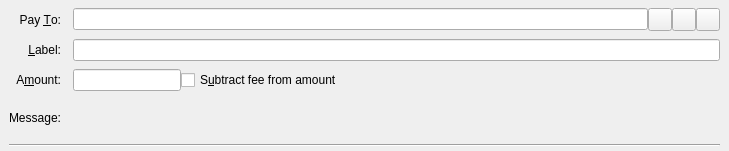
<?xml version="1.0" encoding="UTF-8"?>
<ui version="4.0">
 <class>SendCoinsEntry</class>
 <widget class="QStackedWidget" name="SendCoinsEntry">
  <property name="geometry">
   <rect>
    <x>0</x>
    <y>0</y>
    <width>729</width>
    <height>151</height>
   </rect>
  </property>
  <property name="focusPolicy">
   <enum>Qt::TabFocus</enum>
  </property>
  <property name="autoFillBackground">
   <bool>false</bool>
  </property>
  <widget class="QFrame" name="SendCoins">
   <property name="toolTip">
    <string>This is a normal payment.</string>
   </property>
   <property name="frameShape">
    <enum>QFrame::NoFrame</enum>
   </property>
   <layout class="QGridLayout" name="gridLayout">
    <property name="topMargin">
     <number>8</number>
    </property>
    <property name="bottomMargin">
     <number>4</number>
    </property>
    <property name="horizontalSpacing">
     <number>12</number>
    </property>
    <property name="verticalSpacing">
     <number>8</number>
    </property>
    <item row="0" column="0">
     <widget class="QLabel" name="payToLabel">
      <property name="text">
       <string>Pay &amp;To:</string>
      </property>
      <property name="alignment">
       <set>Qt::AlignRight|Qt::AlignTrailing|Qt::AlignVCenter</set>
      </property>
      <property name="buddy">
       <cstring>payTo</cstring>
      </property>
     </widget>
    </item>
    <item row="0" column="1">
     <layout class="QHBoxLayout" name="payToLayout">
      <property name="spacing">
       <number>0</number>
      </property>
      <item>
       <widget class="QValidatedLineEdit" name="payTo">
        <property name="toolTip">
         <string>The address to send the payment to (e.g. SiBjNTJZQqn6V1RtyVu2friaJMij1dHpm4)</string>
        </property>
       </widget>
      </item>
      <item>
       <widget class="QToolButton" name="addressBookButton">
        <property name="toolTip">
         <string>Choose previously used address</string>
        </property>
        <property name="text">
         <string/>
        </property>
        <property name="icon">
         <iconset resource="../yrmixcoin.qrc">
          <normaloff>:/icons/address-book</normaloff>:/icons/address-book</iconset>
        </property>
        <property name="shortcut">
         <string>Alt+A</string>
        </property>
       </widget>
      </item>
      <item>
       <widget class="QToolButton" name="pasteButton">
        <property name="toolTip">
         <string>Paste address from clipboard</string>
        </property>
        <property name="text">
         <string/>
        </property>
        <property name="icon">
         <iconset resource="../yrmixcoin.qrc">
          <normaloff>:/icons/editpaste</normaloff>:/icons/editpaste</iconset>
        </property>
        <property name="shortcut">
         <string>Alt+P</string>
        </property>
       </widget>
      </item>
      <item>
       <widget class="QToolButton" name="deleteButton">
        <property name="toolTip">
         <string>Remove this entry</string>
        </property>
        <property name="text">
         <string/>
        </property>
        <property name="icon">
         <iconset resource="../yrmixcoin.qrc">
          <normaloff>:/icons/remove</normaloff>:/icons/remove</iconset>
        </property>
       </widget>
      </item>
     </layout>
    </item>
    <item row="1" column="0">
     <widget class="QLabel" name="labellLabel">
      <property name="text">
       <string>&amp;Label:</string>
      </property>
      <property name="alignment">
       <set>Qt::AlignRight|Qt::AlignTrailing|Qt::AlignVCenter</set>
      </property>
      <property name="buddy">
       <cstring>addAsLabel</cstring>
      </property>
     </widget>
    </item>
    <item row="1" column="1">
     <widget class="QLineEdit" name="addAsLabel">
      <property name="toolTip">
       <string>Enter a label for this address to add it to the list of used addresses</string>
      </property>
     </widget>
    </item>
    <item row="2" column="0">
     <widget class="QLabel" name="amountLabel">
      <property name="text">
       <string>A&amp;mount:</string>
      </property>
      <property name="alignment">
       <set>Qt::AlignRight|Qt::AlignTrailing|Qt::AlignVCenter</set>
      </property>
      <property name="buddy">
       <cstring>payAmount</cstring>
      </property>
     </widget>
    </item>
    <item row="2" column="1">
     <layout class="QHBoxLayout" name="horizontalLayoutAmount" stretch="0,1">
      <item>
       <widget class="BitcoinAmountField" name="payAmount"/>
      </item>
      <item>
       <widget class="QCheckBox" name="checkboxSubtractFeeFromAmount">
        <property name="toolTip">
         <string>The fee will be deducted from the amount being sent. The recipient will receive a lower amount of Yrmixcoin than you enter in the amount field. If multiple recipients are selected, the fee is split equally.</string>
        </property>
        <property name="text">
         <string>S&amp;ubtract fee from amount</string>
        </property>
       </widget>
      </item>
     </layout>
    </item>
    <item row="3" column="0">
     <widget class="QLabel" name="messageLabel">
      <property name="text">
       <string>Message:</string>
      </property>
      <property name="alignment">
       <set>Qt::AlignRight|Qt::AlignTrailing|Qt::AlignVCenter</set>
      </property>
     </widget>
    </item>
    <item row="3" column="1">
     <widget class="QLabel" name="messageTextLabel">
      <property name="toolTip">
       <string>A message that was attached to the yrmixcoin: URI which will be stored with the transaction for your reference. Note: This message will not be sent over the Yrmixcoin network.</string>
      </property>
      <property name="textFormat">
       <enum>Qt::PlainText</enum>
      </property>
     </widget>
    </item>
    <item row="4" column="0" colspan="2">
     <widget class="Line" name="line">
      <property name="orientation">
       <enum>Qt::Horizontal</enum>
      </property>
     </widget>
    </item>
   </layout>
  </widget>
  <widget class="QFrame" name="SendCoins_UnauthenticatedPaymentRequest">
   <property name="palette">
    <palette>
     <active>
      <colorrole role="WindowText">
       <brush brushstyle="SolidPattern">
        <color alpha="255">
         <red>0</red>
         <green>0</green>
         <blue>0</blue>
        </color>
       </brush>
      </colorrole>
      <colorrole role="Button">
       <brush brushstyle="SolidPattern">
        <color alpha="255">
         <red>255</red>
         <green>255</green>
         <blue>127</blue>
        </color>
       </brush>
      </colorrole>
      <colorrole role="Light">
       <brush brushstyle="SolidPattern">
        <color alpha="255">
         <red>255</red>
         <green>255</green>
         <blue>255</blue>
        </color>
       </brush>
      </colorrole>
      <colorrole role="Midlight">
       <brush brushstyle="SolidPattern">
        <color alpha="255">
         <red>255</red>
         <green>255</green>
         <blue>191</blue>
        </color>
       </brush>
      </colorrole>
      <colorrole role="Dark">
       <brush brushstyle="SolidPattern">
        <color alpha="255">
         <red>127</red>
         <green>127</green>
         <blue>63</blue>
        </color>
       </brush>
      </colorrole>
      <colorrole role="Mid">
       <brush brushstyle="SolidPattern">
        <color alpha="255">
         <red>170</red>
         <green>170</green>
         <blue>84</blue>
        </color>
       </brush>
      </colorrole>
      <colorrole role="Text">
       <brush brushstyle="SolidPattern">
        <color alpha="255">
         <red>0</red>
         <green>0</green>
         <blue>0</blue>
        </color>
       </brush>
      </colorrole>
      <colorrole role="BrightText">
       <brush brushstyle="SolidPattern">
        <color alpha="255">
         <red>255</red>
         <green>255</green>
         <blue>255</blue>
        </color>
       </brush>
      </colorrole>
      <colorrole role="ButtonText">
       <brush brushstyle="SolidPattern">
        <color alpha="255">
         <red>0</red>
         <green>0</green>
         <blue>0</blue>
        </color>
       </brush>
      </colorrole>
      <colorrole role="Base">
       <brush brushstyle="SolidPattern">
        <color alpha="255">
         <red>255</red>
         <green>255</green>
         <blue>255</blue>
        </color>
       </brush>
      </colorrole>
      <colorrole role="Window">
       <brush brushstyle="SolidPattern">
        <color alpha="255">
         <red>255</red>
         <green>255</green>
         <blue>127</blue>
        </color>
       </brush>
      </colorrole>
      <colorrole role="Shadow">
       <brush brushstyle="SolidPattern">
        <color alpha="255">
         <red>0</red>
         <green>0</green>
         <blue>0</blue>
        </color>
       </brush>
      </colorrole>
      <colorrole role="AlternateBase">
       <brush brushstyle="SolidPattern">
        <color alpha="255">
         <red>255</red>
         <green>255</green>
         <blue>191</blue>
        </color>
       </brush>
      </colorrole>
      <colorrole role="ToolTipBase">
       <brush brushstyle="SolidPattern">
        <color alpha="255">
         <red>255</red>
         <green>255</green>
         <blue>220</blue>
        </color>
       </brush>
      </colorrole>
      <colorrole role="ToolTipText">
       <brush brushstyle="SolidPattern">
        <color alpha="255">
         <red>0</red>
         <green>0</green>
         <blue>0</blue>
        </color>
       </brush>
      </colorrole>
     </active>
     <inactive>
      <colorrole role="WindowText">
       <brush brushstyle="SolidPattern">
        <color alpha="255">
         <red>0</red>
         <green>0</green>
         <blue>0</blue>
        </color>
       </brush>
      </colorrole>
      <colorrole role="Button">
       <brush brushstyle="SolidPattern">
        <color alpha="255">
         <red>255</red>
         <green>255</green>
         <blue>127</blue>
        </color>
       </brush>
      </colorrole>
      <colorrole role="Light">
       <brush brushstyle="SolidPattern">
        <color alpha="255">
         <red>255</red>
         <green>255</green>
         <blue>255</blue>
        </color>
       </brush>
      </colorrole>
      <colorrole role="Midlight">
       <brush brushstyle="SolidPattern">
        <color alpha="255">
         <red>255</red>
         <green>255</green>
         <blue>191</blue>
        </color>
       </brush>
      </colorrole>
      <colorrole role="Dark">
       <brush brushstyle="SolidPattern">
        <color alpha="255">
         <red>127</red>
         <green>127</green>
         <blue>63</blue>
        </color>
       </brush>
      </colorrole>
      <colorrole role="Mid">
       <brush brushstyle="SolidPattern">
        <color alpha="255">
         <red>170</red>
         <green>170</green>
         <blue>84</blue>
        </color>
       </brush>
      </colorrole>
      <colorrole role="Text">
       <brush brushstyle="SolidPattern">
        <color alpha="255">
         <red>0</red>
         <green>0</green>
         <blue>0</blue>
        </color>
       </brush>
      </colorrole>
      <colorrole role="BrightText">
       <brush brushstyle="SolidPattern">
        <color alpha="255">
         <red>255</red>
         <green>255</green>
         <blue>255</blue>
        </color>
       </brush>
      </colorrole>
      <colorrole role="ButtonText">
       <brush brushstyle="SolidPattern">
        <color alpha="255">
         <red>0</red>
         <green>0</green>
         <blue>0</blue>
        </color>
       </brush>
      </colorrole>
      <colorrole role="Base">
       <brush brushstyle="SolidPattern">
        <color alpha="255">
         <red>255</red>
         <green>255</green>
         <blue>255</blue>
        </color>
       </brush>
      </colorrole>
      <colorrole role="Window">
       <brush brushstyle="SolidPattern">
        <color alpha="255">
         <red>255</red>
         <green>255</green>
         <blue>127</blue>
        </color>
       </brush>
      </colorrole>
      <colorrole role="Shadow">
       <brush brushstyle="SolidPattern">
        <color alpha="255">
         <red>0</red>
         <green>0</green>
         <blue>0</blue>
        </color>
       </brush>
      </colorrole>
      <colorrole role="AlternateBase">
       <brush brushstyle="SolidPattern">
        <color alpha="255">
         <red>255</red>
         <green>255</green>
         <blue>191</blue>
        </color>
       </brush>
      </colorrole>
      <colorrole role="ToolTipBase">
       <brush brushstyle="SolidPattern">
        <color alpha="255">
         <red>255</red>
         <green>255</green>
         <blue>220</blue>
        </color>
       </brush>
      </colorrole>
      <colorrole role="ToolTipText">
       <brush brushstyle="SolidPattern">
        <color alpha="255">
         <red>0</red>
         <green>0</green>
         <blue>0</blue>
        </color>
       </brush>
      </colorrole>
     </inactive>
     <disabled>
      <colorrole role="WindowText">
       <brush brushstyle="SolidPattern">
        <color alpha="255">
         <red>127</red>
         <green>127</green>
         <blue>63</blue>
        </color>
       </brush>
      </colorrole>
      <colorrole role="Button">
       <brush brushstyle="SolidPattern">
        <color alpha="255">
         <red>255</red>
         <green>255</green>
         <blue>127</blue>
        </color>
       </brush>
      </colorrole>
      <colorrole role="Light">
       <brush brushstyle="SolidPattern">
        <color alpha="255">
         <red>255</red>
         <green>255</green>
         <blue>255</blue>
        </color>
       </brush>
      </colorrole>
      <colorrole role="Midlight">
       <brush brushstyle="SolidPattern">
        <color alpha="255">
         <red>255</red>
         <green>255</green>
         <blue>191</blue>
        </color>
       </brush>
      </colorrole>
      <colorrole role="Dark">
       <brush brushstyle="SolidPattern">
        <color alpha="255">
         <red>127</red>
         <green>127</green>
         <blue>63</blue>
        </color>
       </brush>
      </colorrole>
      <colorrole role="Mid">
       <brush brushstyle="SolidPattern">
        <color alpha="255">
         <red>170</red>
         <green>170</green>
         <blue>84</blue>
        </color>
       </brush>
      </colorrole>
      <colorrole role="Text">
       <brush brushstyle="SolidPattern">
        <color alpha="255">
         <red>127</red>
         <green>127</green>
         <blue>63</blue>
        </color>
       </brush>
      </colorrole>
      <colorrole role="BrightText">
       <brush brushstyle="SolidPattern">
        <color alpha="255">
         <red>255</red>
         <green>255</green>
         <blue>255</blue>
        </color>
       </brush>
      </colorrole>
      <colorrole role="ButtonText">
       <brush brushstyle="SolidPattern">
        <color alpha="255">
         <red>127</red>
         <green>127</green>
         <blue>63</blue>
        </color>
       </brush>
      </colorrole>
      <colorrole role="Base">
       <brush brushstyle="SolidPattern">
        <color alpha="255">
         <red>255</red>
         <green>255</green>
         <blue>127</blue>
        </color>
       </brush>
      </colorrole>
      <colorrole role="Window">
       <brush brushstyle="SolidPattern">
        <color alpha="255">
         <red>255</red>
         <green>255</green>
         <blue>127</blue>
        </color>
       </brush>
      </colorrole>
      <colorrole role="Shadow">
       <brush brushstyle="SolidPattern">
        <color alpha="255">
         <red>0</red>
         <green>0</green>
         <blue>0</blue>
        </color>
       </brush>
      </colorrole>
      <colorrole role="AlternateBase">
       <brush brushstyle="SolidPattern">
        <color alpha="255">
         <red>255</red>
         <green>255</green>
         <blue>127</blue>
        </color>
       </brush>
      </colorrole>
      <colorrole role="ToolTipBase">
       <brush brushstyle="SolidPattern">
        <color alpha="255">
         <red>255</red>
         <green>255</green>
         <blue>220</blue>
        </color>
       </brush>
      </colorrole>
      <colorrole role="ToolTipText">
       <brush brushstyle="SolidPattern">
        <color alpha="255">
         <red>0</red>
         <green>0</green>
         <blue>0</blue>
        </color>
       </brush>
      </colorrole>
     </disabled>
    </palette>
   </property>
   <property name="toolTip">
    <string>This is an unauthenticated payment request.</string>
   </property>
   <property name="autoFillBackground">
    <bool>true</bool>
   </property>
   <property name="frameShape">
    <enum>QFrame::NoFrame</enum>
   </property>
   <layout class="QGridLayout" name="gridLayout_is">
    <property name="spacing">
     <number>12</number>
    </property>
    <item row="0" column="0">
     <widget class="QLabel" name="payToLabel_is">
      <property name="text">
       <string>Pay To:</string>
      </property>
      <property name="alignment">
       <set>Qt::AlignRight|Qt::AlignTrailing|Qt::AlignVCenter</set>
      </property>
     </widget>
    </item>
    <item row="0" column="1">
     <layout class="QHBoxLayout" name="payToLayout_is">
      <property name="spacing">
       <number>0</number>
      </property>
      <item>
       <widget class="QLabel" name="payTo_is"/>
      </item>
      <item>
       <widget class="QToolButton" name="deleteButton_is">
        <property name="toolTip">
         <string>Remove this entry</string>
        </property>
        <property name="text">
         <string/>
        </property>
        <property name="icon">
         <iconset resource="../yrmixcoin.qrc">
          <normaloff>:/icons/remove</normaloff>:/icons/remove</iconset>
        </property>
       </widget>
      </item>
     </layout>
    </item>
    <item row="1" column="0">
     <widget class="QLabel" name="memoLabel_is">
      <property name="text">
       <string>Memo:</string>
      </property>
      <property name="alignment">
       <set>Qt::AlignRight|Qt::AlignTrailing|Qt::AlignVCenter</set>
      </property>
     </widget>
    </item>
    <item row="1" column="1">
     <widget class="QLabel" name="memoTextLabel_is">
      <property name="textFormat">
       <enum>Qt::PlainText</enum>
      </property>
     </widget>
    </item>
    <item row="2" column="0">
     <widget class="QLabel" name="amountLabel_is">
      <property name="text">
       <string>A&amp;mount:</string>
      </property>
      <property name="alignment">
       <set>Qt::AlignRight|Qt::AlignTrailing|Qt::AlignVCenter</set>
      </property>
      <property name="buddy">
       <cstring>payAmount_is</cstring>
      </property>
     </widget>
    </item>
    <item row="2" column="1">
     <widget class="BitcoinAmountField" name="payAmount_is">
      <property name="acceptDrops">
       <bool>false</bool>
      </property>
     </widget>
    </item>
   </layout>
  </widget>
  <widget class="QFrame" name="SendCoins_AuthenticatedPaymentRequest">
   <property name="palette">
    <palette>
     <active>
      <colorrole role="WindowText">
       <brush brushstyle="SolidPattern">
        <color alpha="255">
         <red>0</red>
         <green>0</green>
         <blue>0</blue>
        </color>
       </brush>
      </colorrole>
      <colorrole role="Button">
       <brush brushstyle="SolidPattern">
        <color alpha="255">
         <red>140</red>
         <green>232</green>
         <blue>119</blue>
        </color>
       </brush>
      </colorrole>
      <colorrole role="Light">
       <brush brushstyle="SolidPattern">
        <color alpha="255">
         <red>230</red>
         <green>255</green>
         <blue>224</blue>
        </color>
       </brush>
      </colorrole>
      <colorrole role="Midlight">
       <brush brushstyle="SolidPattern">
        <color alpha="255">
         <red>185</red>
         <green>243</green>
         <blue>171</blue>
        </color>
       </brush>
      </colorrole>
      <colorrole role="Dark">
       <brush brushstyle="SolidPattern">
        <color alpha="255">
         <red>70</red>
         <green>116</green>
         <blue>59</blue>
        </color>
       </brush>
      </colorrole>
      <colorrole role="Mid">
       <brush brushstyle="SolidPattern">
        <color alpha="255">
         <red>93</red>
         <green>155</green>
         <blue>79</blue>
        </color>
       </brush>
      </colorrole>
      <colorrole role="Text">
       <brush brushstyle="SolidPattern">
        <color alpha="255">
         <red>0</red>
         <green>0</green>
         <blue>0</blue>
        </color>
       </brush>
      </colorrole>
      <colorrole role="BrightText">
       <brush brushstyle="SolidPattern">
        <color alpha="255">
         <red>155</red>
         <green>255</green>
         <blue>147</blue>
        </color>
       </brush>
      </colorrole>
      <colorrole role="ButtonText">
       <brush brushstyle="SolidPattern">
        <color alpha="255">
         <red>0</red>
         <green>0</green>
         <blue>0</blue>
        </color>
       </brush>
      </colorrole>
      <colorrole role="Base">
       <brush brushstyle="SolidPattern">
        <color alpha="255">
         <red>119</red>
         <green>255</green>
         <blue>233</blue>
        </color>
       </brush>
      </colorrole>
      <colorrole role="Window">
       <brush brushstyle="SolidPattern">
        <color alpha="255">
         <red>140</red>
         <green>232</green>
         <blue>119</blue>
        </color>
       </brush>
      </colorrole>
      <colorrole role="Shadow">
       <brush brushstyle="SolidPattern">
        <color alpha="255">
         <red>0</red>
         <green>0</green>
         <blue>0</blue>
        </color>
       </brush>
      </colorrole>
      <colorrole role="AlternateBase">
       <brush brushstyle="SolidPattern">
        <color alpha="255">
         <red>197</red>
         <green>243</green>
         <blue>187</blue>
        </color>
       </brush>
      </colorrole>
      <colorrole role="NoRole">
       <brush brushstyle="SolidPattern">
        <color alpha="255">
         <red>125</red>
         <green>194</green>
         <blue>122</blue>
        </color>
       </brush>
      </colorrole>
      <colorrole role="ToolTipBase">
       <brush brushstyle="SolidPattern">
        <color alpha="255">
         <red>255</red>
         <green>255</green>
         <blue>220</blue>
        </color>
       </brush>
      </colorrole>
      <colorrole role="ToolTipText">
       <brush brushstyle="SolidPattern">
        <color alpha="255">
         <red>0</red>
         <green>0</green>
         <blue>0</blue>
        </color>
       </brush>
      </colorrole>
     </active>
     <inactive>
      <colorrole role="WindowText">
       <brush brushstyle="SolidPattern">
        <color alpha="255">
         <red>0</red>
         <green>0</green>
         <blue>0</blue>
        </color>
       </brush>
      </colorrole>
      <colorrole role="Button">
       <brush brushstyle="SolidPattern">
        <color alpha="255">
         <red>140</red>
         <green>232</green>
         <blue>119</blue>
        </color>
       </brush>
      </colorrole>
      <colorrole role="Light">
       <brush brushstyle="SolidPattern">
        <color alpha="255">
         <red>230</red>
         <green>255</green>
         <blue>224</blue>
        </color>
       </brush>
      </colorrole>
      <colorrole role="Midlight">
       <brush brushstyle="SolidPattern">
        <color alpha="255">
         <red>185</red>
         <green>243</green>
         <blue>171</blue>
        </color>
       </brush>
      </colorrole>
      <colorrole role="Dark">
       <brush brushstyle="SolidPattern">
        <color alpha="255">
         <red>70</red>
         <green>116</green>
         <blue>59</blue>
        </color>
       </brush>
      </colorrole>
      <colorrole role="Mid">
       <brush brushstyle="SolidPattern">
        <color alpha="255">
         <red>93</red>
         <green>155</green>
         <blue>79</blue>
        </color>
       </brush>
      </colorrole>
      <colorrole role="Text">
       <brush brushstyle="SolidPattern">
        <color alpha="255">
         <red>0</red>
         <green>0</green>
         <blue>0</blue>
        </color>
       </brush>
      </colorrole>
      <colorrole role="BrightText">
       <brush brushstyle="SolidPattern">
        <color alpha="255">
         <red>155</red>
         <green>255</green>
         <blue>147</blue>
        </color>
       </brush>
      </colorrole>
      <colorrole role="ButtonText">
       <brush brushstyle="SolidPattern">
        <color alpha="255">
         <red>0</red>
         <green>0</green>
         <blue>0</blue>
        </color>
       </brush>
      </colorrole>
      <colorrole role="Base">
       <brush brushstyle="SolidPattern">
        <color alpha="255">
         <red>119</red>
         <green>255</green>
         <blue>233</blue>
        </color>
       </brush>
      </colorrole>
      <colorrole role="Window">
       <brush brushstyle="SolidPattern">
        <color alpha="255">
         <red>140</red>
         <green>232</green>
         <blue>119</blue>
        </color>
       </brush>
      </colorrole>
      <colorrole role="Shadow">
       <brush brushstyle="SolidPattern">
        <color alpha="255">
         <red>0</red>
         <green>0</green>
         <blue>0</blue>
        </color>
       </brush>
      </colorrole>
      <colorrole role="AlternateBase">
       <brush brushstyle="SolidPattern">
        <color alpha="255">
         <red>197</red>
         <green>243</green>
         <blue>187</blue>
        </color>
       </brush>
      </colorrole>
      <colorrole role="NoRole">
       <brush brushstyle="SolidPattern">
        <color alpha="255">
         <red>125</red>
         <green>194</green>
         <blue>122</blue>
        </color>
       </brush>
      </colorrole>
      <colorrole role="ToolTipBase">
       <brush brushstyle="SolidPattern">
        <color alpha="255">
         <red>255</red>
         <green>255</green>
         <blue>220</blue>
        </color>
       </brush>
      </colorrole>
      <colorrole role="ToolTipText">
       <brush brushstyle="SolidPattern">
        <color alpha="255">
         <red>0</red>
         <green>0</green>
         <blue>0</blue>
        </color>
       </brush>
      </colorrole>
     </inactive>
     <disabled>
      <colorrole role="WindowText">
       <brush brushstyle="SolidPattern">
        <color alpha="255">
         <red>70</red>
         <green>116</green>
         <blue>59</blue>
        </color>
       </brush>
      </colorrole>
      <colorrole role="Button">
       <brush brushstyle="SolidPattern">
        <color alpha="255">
         <red>140</red>
         <green>232</green>
         <blue>119</blue>
        </color>
       </brush>
      </colorrole>
      <colorrole role="Light">
       <brush brushstyle="SolidPattern">
        <color alpha="255">
         <red>230</red>
         <green>255</green>
         <blue>224</blue>
        </color>
       </brush>
      </colorrole>
      <colorrole role="Midlight">
       <brush brushstyle="SolidPattern">
        <color alpha="255">
         <red>185</red>
         <green>243</green>
         <blue>171</blue>
        </color>
       </brush>
      </colorrole>
      <colorrole role="Dark">
       <brush brushstyle="SolidPattern">
        <color alpha="255">
         <red>70</red>
         <green>116</green>
         <blue>59</blue>
        </color>
       </brush>
      </colorrole>
      <colorrole role="Mid">
       <brush brushstyle="SolidPattern">
        <color alpha="255">
         <red>93</red>
         <green>155</green>
         <blue>79</blue>
        </color>
       </brush>
      </colorrole>
      <colorrole role="Text">
       <brush brushstyle="SolidPattern">
        <color alpha="255">
         <red>70</red>
         <green>116</green>
         <blue>59</blue>
        </color>
       </brush>
      </colorrole>
      <colorrole role="BrightText">
       <brush brushstyle="SolidPattern">
        <color alpha="255">
         <red>155</red>
         <green>255</green>
         <blue>147</blue>
        </color>
       </brush>
      </colorrole>
      <colorrole role="ButtonText">
       <brush brushstyle="SolidPattern">
        <color alpha="255">
         <red>70</red>
         <green>116</green>
         <blue>59</blue>
        </color>
       </brush>
      </colorrole>
      <colorrole role="Base">
       <brush brushstyle="SolidPattern">
        <color alpha="255">
         <red>140</red>
         <green>232</green>
         <blue>119</blue>
        </color>
       </brush>
      </colorrole>
      <colorrole role="Window">
       <brush brushstyle="SolidPattern">
        <color alpha="255">
         <red>140</red>
         <green>232</green>
         <blue>119</blue>
        </color>
       </brush>
      </colorrole>
      <colorrole role="Shadow">
       <brush brushstyle="SolidPattern">
        <color alpha="255">
         <red>0</red>
         <green>0</green>
         <blue>0</blue>
        </color>
       </brush>
      </colorrole>
      <colorrole role="AlternateBase">
       <brush brushstyle="SolidPattern">
        <color alpha="255">
         <red>140</red>
         <green>232</green>
         <blue>119</blue>
        </color>
       </brush>
      </colorrole>
      <colorrole role="NoRole">
       <brush brushstyle="SolidPattern">
        <color alpha="255">
         <red>125</red>
         <green>194</green>
         <blue>122</blue>
        </color>
       </brush>
      </colorrole>
      <colorrole role="ToolTipBase">
       <brush brushstyle="SolidPattern">
        <color alpha="255">
         <red>255</red>
         <green>255</green>
         <blue>220</blue>
        </color>
       </brush>
      </colorrole>
      <colorrole role="ToolTipText">
       <brush brushstyle="SolidPattern">
        <color alpha="255">
         <red>0</red>
         <green>0</green>
         <blue>0</blue>
        </color>
       </brush>
      </colorrole>
     </disabled>
    </palette>
   </property>
   <property name="toolTip">
    <string>This is an authenticated payment request.</string>
   </property>
   <property name="autoFillBackground">
    <bool>true</bool>
   </property>
   <property name="frameShape">
    <enum>QFrame::NoFrame</enum>
   </property>
   <layout class="QGridLayout" name="gridLayout_s">
    <property name="spacing">
     <number>12</number>
    </property>
    <item row="0" column="0">
     <widget class="QLabel" name="payToLabel_s">
      <property name="text">
       <string>Pay To:</string>
      </property>
      <property name="alignment">
       <set>Qt::AlignRight|Qt::AlignTrailing|Qt::AlignVCenter</set>
      </property>
     </widget>
    </item>
    <item row="0" column="1">
     <layout class="QHBoxLayout" name="payToLayout_s">
      <property name="spacing">
       <number>0</number>
      </property>
      <item>
       <widget class="QLabel" name="payTo_s">
        <property name="textFormat">
         <enum>Qt::PlainText</enum>
        </property>
       </widget>
      </item>
      <item>
       <widget class="QToolButton" name="deleteButton_s">
        <property name="toolTip">
         <string>Remove this entry</string>
        </property>
        <property name="text">
         <string/>
        </property>
        <property name="icon">
         <iconset resource="../yrmixcoin.qrc">
          <normaloff>:/icons/remove</normaloff>:/icons/remove</iconset>
        </property>
       </widget>
      </item>
     </layout>
    </item>
    <item row="1" column="0">
     <widget class="QLabel" name="memoLabel_s">
      <property name="text">
       <string>Memo:</string>
      </property>
      <property name="alignment">
       <set>Qt::AlignRight|Qt::AlignTrailing|Qt::AlignVCenter</set>
      </property>
     </widget>
    </item>
    <item row="1" column="1">
     <widget class="QLabel" name="memoTextLabel_s">
      <property name="textFormat">
       <enum>Qt::PlainText</enum>
      </property>
     </widget>
    </item>
    <item row="2" column="0">
     <widget class="QLabel" name="amountLabel_s">
      <property name="text">
       <string>A&amp;mount:</string>
      </property>
      <property name="alignment">
       <set>Qt::AlignRight|Qt::AlignTrailing|Qt::AlignVCenter</set>
      </property>
      <property name="buddy">
       <cstring>payAmount_s</cstring>
      </property>
     </widget>
    </item>
    <item row="2" column="1">
     <widget class="BitcoinAmountField" name="payAmount_s">
      <property name="acceptDrops">
       <bool>false</bool>
      </property>
     </widget>
    </item>
   </layout>
  </widget>
 </widget>
 <customwidgets>
  <customwidget>
   <class>QValidatedLineEdit</class>
   <extends>QLineEdit</extends>
   <header>qvalidatedlineedit.h</header>
  </customwidget>
  <customwidget>
   <class>BitcoinAmountField</class>
   <extends>QLineEdit</extends>
   <header>bitcoinamountfield.h</header>
  </customwidget>
 </customwidgets>
 <tabstops>
  <tabstop>payTo</tabstop>
  <tabstop>addressBookButton</tabstop>
  <tabstop>pasteButton</tabstop>
  <tabstop>deleteButton</tabstop>
  <tabstop>addAsLabel</tabstop>
  <tabstop>payAmount</tabstop>
  <tabstop>payAmount_is</tabstop>
  <tabstop>deleteButton_is</tabstop>
  <tabstop>payAmount_s</tabstop>
  <tabstop>deleteButton_s</tabstop>
 </tabstops>
 <resources>
  <include location="../yrmixcoin.qrc"/>
 </resources>
 <connections/>
</ui>
